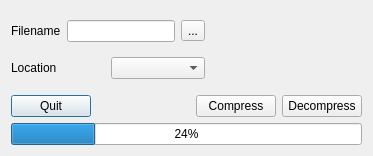
<?xml version="1.0" encoding="UTF-8"?>
<ui version="4.0">
 <class>Dialog</class>
 <widget class="QDialog" name="Dialog">
  <property name="geometry">
   <rect>
    <x>0</x>
    <y>0</y>
    <width>373</width>
    <height>156</height>
   </rect>
  </property>
  <property name="windowTitle">
   <string>Dialog</string>
  </property>
  <layout class="QVBoxLayout" name="verticalLayout_2">
   <item>
    <layout class="QHBoxLayout" name="horizontalLayout_3">
     <item>
      <widget class="QSplitter" name="splitter">
       <property name="orientation">
        <enum>Qt::Horizontal</enum>
       </property>
       <widget class="QWidget" name="layoutWidget">
        <layout class="QVBoxLayout" name="verticalLayout">
         <item>
          <layout class="QHBoxLayout" name="horizontalLayout">
           <item>
            <widget class="QLabel" name="filenameLabel">
             <property name="text">
              <string>Filename</string>
             </property>
            </widget>
           </item>
           <item>
            <widget class="QLineEdit" name="filenameLineEdit"/>
           </item>
           <item>
            <widget class="QToolButton" name="fileButton">
             <property name="text">
              <string>...</string>
             </property>
            </widget>
           </item>
          </layout>
         </item>
         <item>
          <layout class="QHBoxLayout" name="horizontalLayout_2">
           <item>
            <widget class="QLabel" name="locationLabel">
             <property name="text">
              <string>Location</string>
             </property>
            </widget>
           </item>
           <item>
            <widget class="QComboBox" name="locationComboBox">
             <property name="enabled">
              <bool>true</bool>
             </property>
            </widget>
           </item>
          </layout>
         </item>
        </layout>
       </widget>
      </widget>
     </item>
     <item>
      <spacer name="horizontalSpacer_2">
       <property name="orientation">
        <enum>Qt::Horizontal</enum>
       </property>
       <property name="sizeHint" stdset="0">
        <size>
         <width>98</width>
         <height>58</height>
        </size>
       </property>
      </spacer>
     </item>
    </layout>
   </item>
   <item>
    <layout class="QHBoxLayout" name="horizontalLayout_4">
     <item>
      <widget class="QPushButton" name="quitButton">
       <property name="text">
        <string>Quit</string>
       </property>
      </widget>
     </item>
     <item>
      <spacer name="horizontalSpacer">
       <property name="orientation">
        <enum>Qt::Horizontal</enum>
       </property>
       <property name="sizeHint" stdset="0">
        <size>
         <width>40</width>
         <height>20</height>
        </size>
       </property>
      </spacer>
     </item>
     <item>
      <widget class="QPushButton" name="compressButton">
       <property name="text">
        <string>Compress</string>
       </property>
      </widget>
     </item>
     <item>
      <widget class="QPushButton" name="decompressButton">
       <property name="enabled">
        <bool>true</bool>
       </property>
       <property name="text">
        <string>Decompress</string>
       </property>
      </widget>
     </item>
    </layout>
   </item>
   <item>
    <widget class="QProgressBar" name="progressBar">
     <property name="enabled">
      <bool>true</bool>
     </property>
     <property name="value">
      <number>24</number>
     </property>
     <property name="textVisible">
      <bool>true</bool>
     </property>
    </widget>
   </item>
  </layout>
 </widget>
 <resources/>
 <connections/>
</ui>
